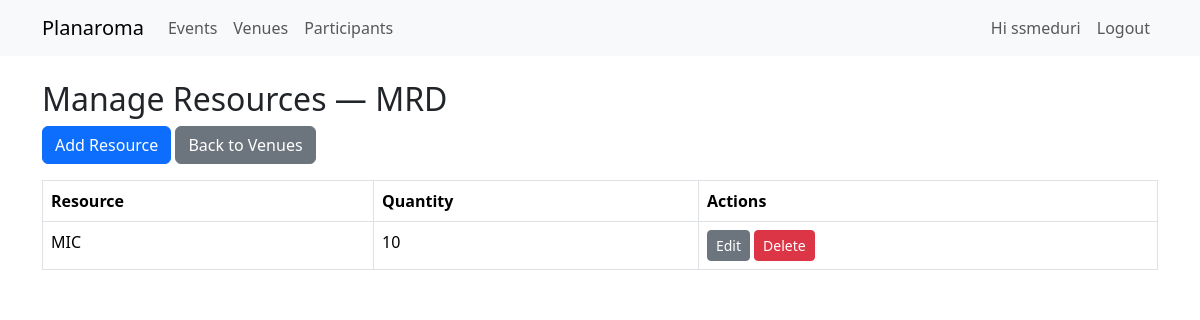
/venue/1/resources (signed in), run on an earlier commit of the app's database.
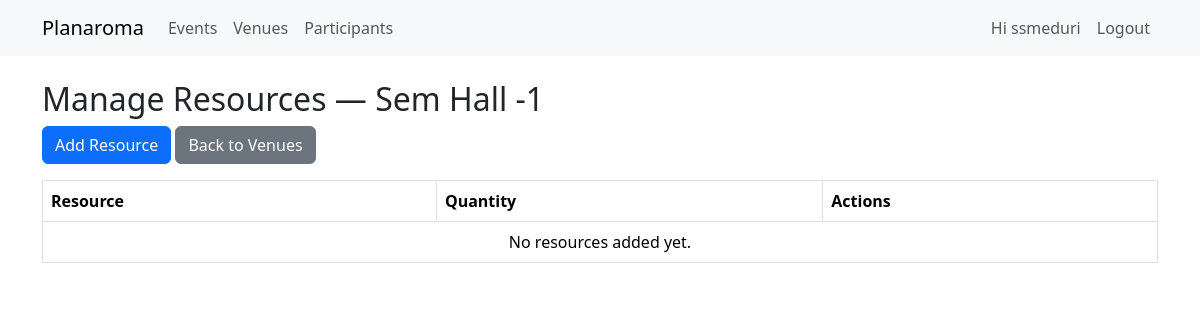
And on a later commit of the database.
### app/models.py (models this page shows, shortened)
class Venue(db.Model):
    id = db.Column(db.Integer, primary_key=True)
    name = db.Column(db.String(150), nullable=False, unique=True)
    capacity = db.Column(db.Integer, nullable=False, default=0)
    resources_list = db.relationship('Resource', back_populates='venue', cascade='all, delete-orphan')
    events = db.relationship('Event', backref='venue', lazy=True, cascade='all, delete-orphan')

class Resource(db.Model):
    id = db.Column(db.Integer, primary_key=True)
    name = db.Column(db.String(120), nullable=False)
    quantity = db.Column(db.Integer, nullable=False, default=1)
    venue_id = db.Column(db.Integer, db.ForeignKey('venue.id'), nullable=False)
    venue = db.relationship('Venue', back_populates='resources_list')

### app/routes.py (the view)
@main_bp.route('/venue/<int:venue_id>/resources')
@login_required
def manage_resources(venue_id):
    venue = Venue.query.get_or_404(venue_id)
    return render_template('venues/resources.html', venue=venue)

### app/__init__.py (called while the page is built)
def create_app():
    app = Flask(__name__, static_folder='static', template_folder='templates')
    app.config.from_object(Config)
    db.init_app(app)
    login_manager.init_app(app)
    from .models import User
    @login_manager.user_loader
    def load_user(user_id):
        return User.query.get(int(user_id))
    from .routes import main_bp
    from .auth import auth_bp
    app.register_blueprint(main_bp)
    app.register_blueprint(auth_bp)
    return app

### app/templates/venues/resources.html
{% extends 'base.html' %}
{% block content %}
<h2>Manage Resources — {{ venue.name }}</h2>
<div class="mb-3">
  <a class="btn btn-primary" href="{{ url_for('main.add_resource', venue_id=venue.id) }}">Add Resource</a>
  <a class="btn btn-secondary" href="{{ url_for('main.list_venues') }}">Back to Venues</a>
</div>
<table class="table table-bordered">
  <thead><tr><th>Resource</th><th>Quantity</th><th>Actions</th></tr></thead>
  <tbody>
    {% for r in venue.resources_list %}
    <tr>
      <td>{{ r.name }}</td>
      <td>{{ r.quantity }}</td>
      <td>
        <a class="btn btn-sm btn-secondary" href="{{ url_for('main.edit_resource', res_id=r.id) }}">Edit</a>
        <form method="POST" action="{{ url_for('main.delete_resource', res_id=r.id) }}" style="display:inline-block" onsubmit="return confirm('Delete resource?');">
          <button class="btn btn-sm btn-danger">Delete</button>
        </form>
      </td>
    </tr>
    {% else %}
    <tr><td colspan="3" class="text-center">No resources added yet.</td></tr>
    {% endfor %}
  </tbody>
</table>
{% endblock %}

What changed in the data, as far as the page shows it:
removed Resource: name "MIC", quantity "10"
changed Venue: name "MRD" → "Sem Hall -1"
Also different on the page:
text now shown: "No resources added yet."
